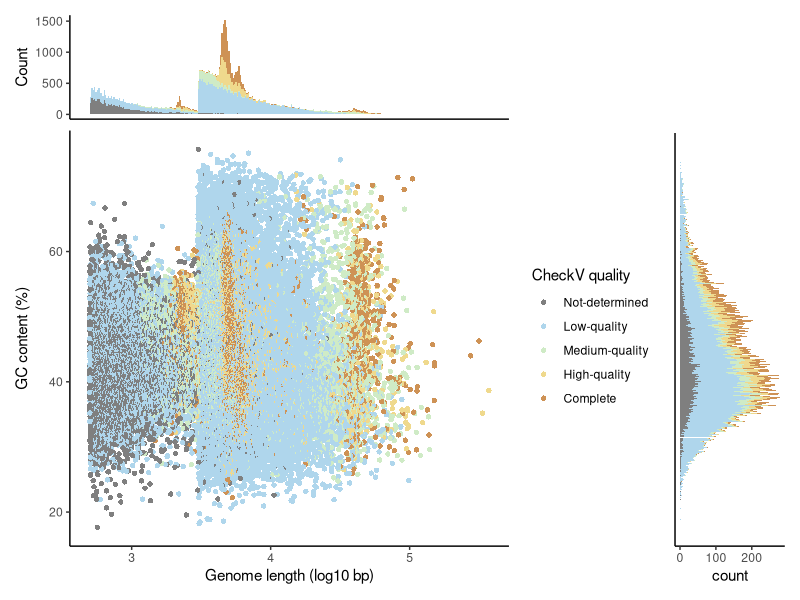

R code for this plot:
# GC content and genome length distribution of viral sequences

library(ggplot2)
library(patchwork)

# Load input data
df <- read.table(
  "species_votus_length_gc_clean.tsv",
  sep = "\t",
  header = TRUE,
  stringsAsFactors = FALSE
)

# Colors for CheckV quality categories
quality_colors <- c(
  "Complete"       = "#ce9255",
  "High-quality"   = "#efd98d",
  "Medium-quality" = "#cfebc6",
  "Low-quality"    = "#afd6ec",
  "Not-determined" = "#7f7f7f"
)

# Set the order of CheckV quality categories
df$checkv_quality <- factor(
  df$checkv_quality,
  levels = c(
    "Not-determined",
    "Low-quality",
    "Medium-quality",
    "High-quality",
    "Complete"
  )
)

# Main scatter plot
p_main <- ggplot(
  df,
  aes(
    x = Length_bp_log10,
    y = GC_percent,
    color = checkv_quality
  )
) +
  geom_point(
    size = 1.5,
    alpha = 1,
    shape = 16
  ) +
  scale_color_manual(values = quality_colors) +
  labs(
    x = "Genome length (log10 bp)",
    y = "GC content (%)",
    color = "CheckV quality"
  ) +
  theme_classic() +
  theme(
    legend.position = "right"
  )

# Histogram of genome length
p_top <- ggplot(
  df,
  aes(
    x = Length_bp_log10,
    fill = checkv_quality
  )
) +
  geom_histogram(
    binwidth = 0.01,
    color = NA,
    position = position_stack(reverse = TRUE)
  ) +
  scale_fill_manual(values = quality_colors) +
  labs(y = "Count") +
  theme_classic() +
  theme(
    axis.title.x = element_blank(),
    axis.text.x = element_blank(),
    axis.ticks.x = element_blank(),
    legend.position = "none",
    plot.margin = margin(5, 5, 0, 5)
  )

# Histogram of GC content
p_right <- ggplot(
  df,
  aes(
    x = GC_percent,
    fill = checkv_quality
  )
) +
  geom_histogram(
    binwidth = 0.1,
    color = NA,
    position = position_stack(reverse = TRUE)
  ) +
  scale_fill_manual(values = quality_colors) +
  coord_flip() +
  labs(x = "Count") +
  theme_classic() +
  theme(
    axis.title.y = element_blank(),
    axis.text.y = element_blank(),
    axis.ticks.y = element_blank(),
    legend.position = "none",
    plot.margin = margin(5, 5, 5, 0)
  )

# Combine the plots
left <- p_top / p_main +
  plot_layout(heights = c(1, 4))

right <- plot_spacer() / p_right +
  plot_layout(heights = c(1, 4))

final_plot <- (left | right) +
  plot_layout(widths = c(4, 1))

final_plot
